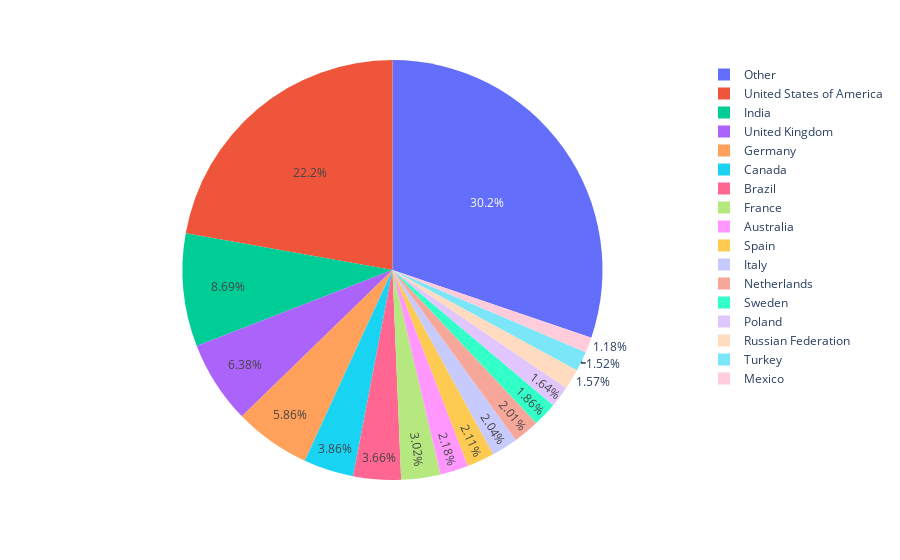

Here is the notebook cell this chart was saved with:
### Code cell
import plotly.express as px
countriesDaata_ = pd.read_csv('countries.csv')
fig = px.pie(countriesDaata_, values='Count', names='Country')
fig.show()

### Figure 1 — Plotly figure (JSON) as saved in the notebook; plotly's stock layout.template omitted (floating-point values rounded to 4 significant figures)
{"data": [{"domain": {"x": [0, 1], "y": [0, 1]}, "hovertemplate": "Country=%{label}<br>Count=%{value}<extra></extra>", "labels": ["Other", "United States of America", "India", "United Kingdom", "Germany", "Canada", "Brazil", "France", "Australia", "Spain", "Italy", "Netherlands", "Sweden", "Poland", "Russian Federation", "Turkey", "Mexico"], "legendgroup": "", "name": "", "showlegend": true, "type": "pie", "values": [5611, 4123, 1613, 1185, 1089, 716, 680, 560, 404, 392, 378, 374, 345, 304, 291, 283, 220]}], "layout": {"legend": {"tracegroupgap": 0}, "margin": {"t": 60}}}
